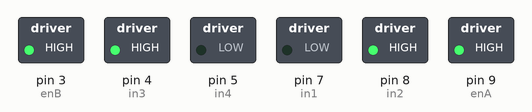
Simulated run of this sketch. Board: Arduino Uno, built with avr-gcc and run on an emulated ATmega328P. On the bench: switched loads named in the sketch (green lamp = pin HIGH).

Above: at 0.1 s.
Timing chart, 0 to 1.6 s (numbered marks = the images above):
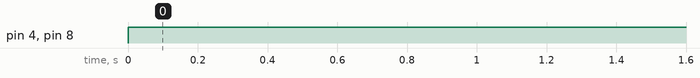

Measured:
- by itself, pin 4 (in3), pin 8 (in2): LOW → HIGH at 0.00 s

The sketch:

sketch_oct13c.ino
```cpp
// Motor A connections
int enA = 9;
int in1 = 7;
int in2 = 8;
// Motor B connections
int enB = 3;
int in3 = 4;
int in4 = 5;

void setup() {
  // Set all the motor control pins to outputs
  pinMode(enA, OUTPUT);
  pinMode(enB, OUTPUT);
  pinMode(in1, OUTPUT);
  pinMode(in2, OUTPUT);
  pinMode(in3, OUTPUT);
  pinMode(in4, OUTPUT);

  // Turn off motors - Initial state
  digitalWrite(in1, LOW);
  digitalWrite(in2, LOW);
  digitalWrite(in3, LOW);
  digitalWrite(in4, LOW);
  analogWrite(enA, 255);
  analogWrite(enB, 255);
}

void loop() {
    turn_left();
    delay(5000);


}
void runn(){
  digitalWrite(in1, HIGH);
  digitalWrite(in2, LOW);
  digitalWrite(in3, HIGH);
  digitalWrite(in4, LOW);
  delay(500);
  }


void back(){
  digitalWrite(in1, LOW);
  digitalWrite(in2, HIGH);
  digitalWrite(in3, LOW);
  digitalWrite(in4, HIGH);
  delay(500);
  }

void off(){

  digitalWrite(in1, LOW);
  digitalWrite(in2, LOW);
  digitalWrite(in3, LOW);
  digitalWrite(in4, LOW);

  }
void turn_left(){
  digitalWrite(in1, LOW);
  digitalWrite(in2, HIGH);
  digitalWrite(in3, HIGH);
  digitalWrite(in4, LOW);
  delay(500);

  }
```
